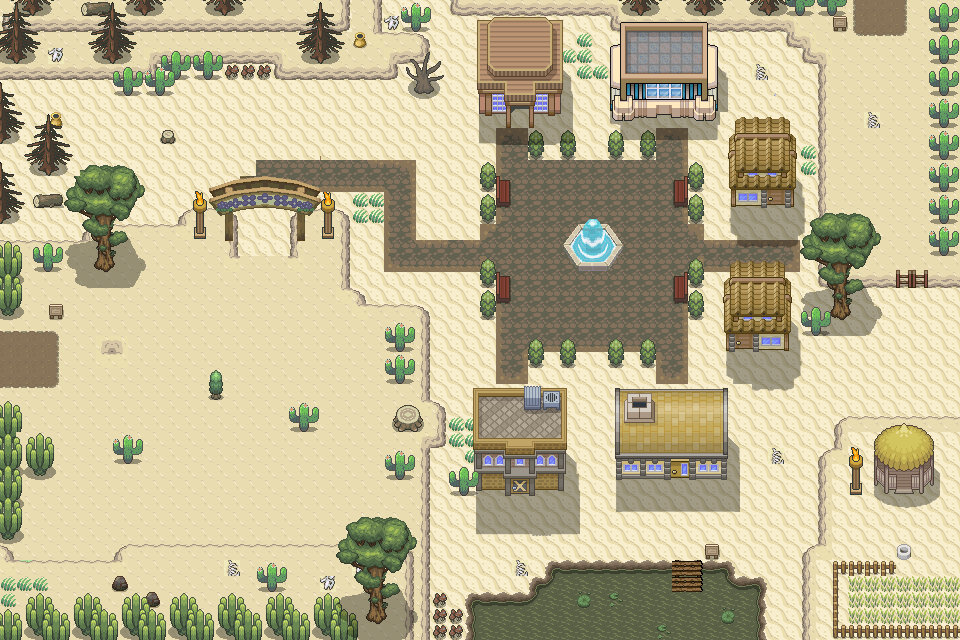

Tiled map render using the project's own tile images. Description and the map definition, with tile-layer contents summarised, below:
An orthogonal 60x40 tile map with 16x16 px tiles, 7 tile layers (Tile Layer 1, Copy of Tile Layer 3, Tile Layer 3, Tile Layer 2, ...), 3 tilesets.

<map version="1.0" orientation="orthogonal" renderorder="right-down" width="60" height="40" tilewidth="16" tileheight="16" nextobjectid="1">
 <tileset firstgid="1" name="verynicetile" tilewidth="16" tileheight="16">
  <image source="../../img/map/verynicetile.png" trans="ff00ff" width="2240" height="2400" />
 </tileset>
 <tileset firstgid="21001" name="tileSheet8" tilewidth="16" tileheight="16">
  <image source="../../img/map/tileSheet8.png" trans="ff00ff" width="1324" height="1622" />
 </tileset>
 <tileset firstgid="29283" name="desert" tilewidth="16" tileheight="16">
  <image source="../desert.png" trans="ff00ff" width="960" height="640" />
 </tileset>
 <layer name="Tile Layer 1" width="60" height="40">
  <data>[2400 cells, 2400 non-empty, 2 distinct tile ids]</data>
 </layer>
 <layer name="Copy of Tile Layer 3" width="60" height="40">
  <data>[2400 cells, 863 non-empty, 51 distinct tile ids]</data>
 </layer>
 <layer name="Tile Layer 3" width="60" height="40">
  <data>[2400 cells, 1054 non-empty, 47 distinct tile ids]</data>
 </layer>
 <layer name="Tile Layer 2" width="60" height="40">
  <data>[2400 cells, 333 non-empty, 131 distinct tile ids]</data>
 </layer>
 <layer name="Tile Layer 5" width="60" height="40">
  <data>[2400 cells, 603 non-empty, 490 distinct tile ids]</data>
 </layer>
 <layer name="Tile Layer 6" width="60" height="40">
  <data>[2400 cells, 275 non-empty, 80 distinct tile ids]</data>
 </layer>
 <layer name="Tile Layer 7" width="60" height="40">
  <data>[2400 cells, 117 non-empty, 71 distinct tile ids]</data>
 </layer>
</map>
